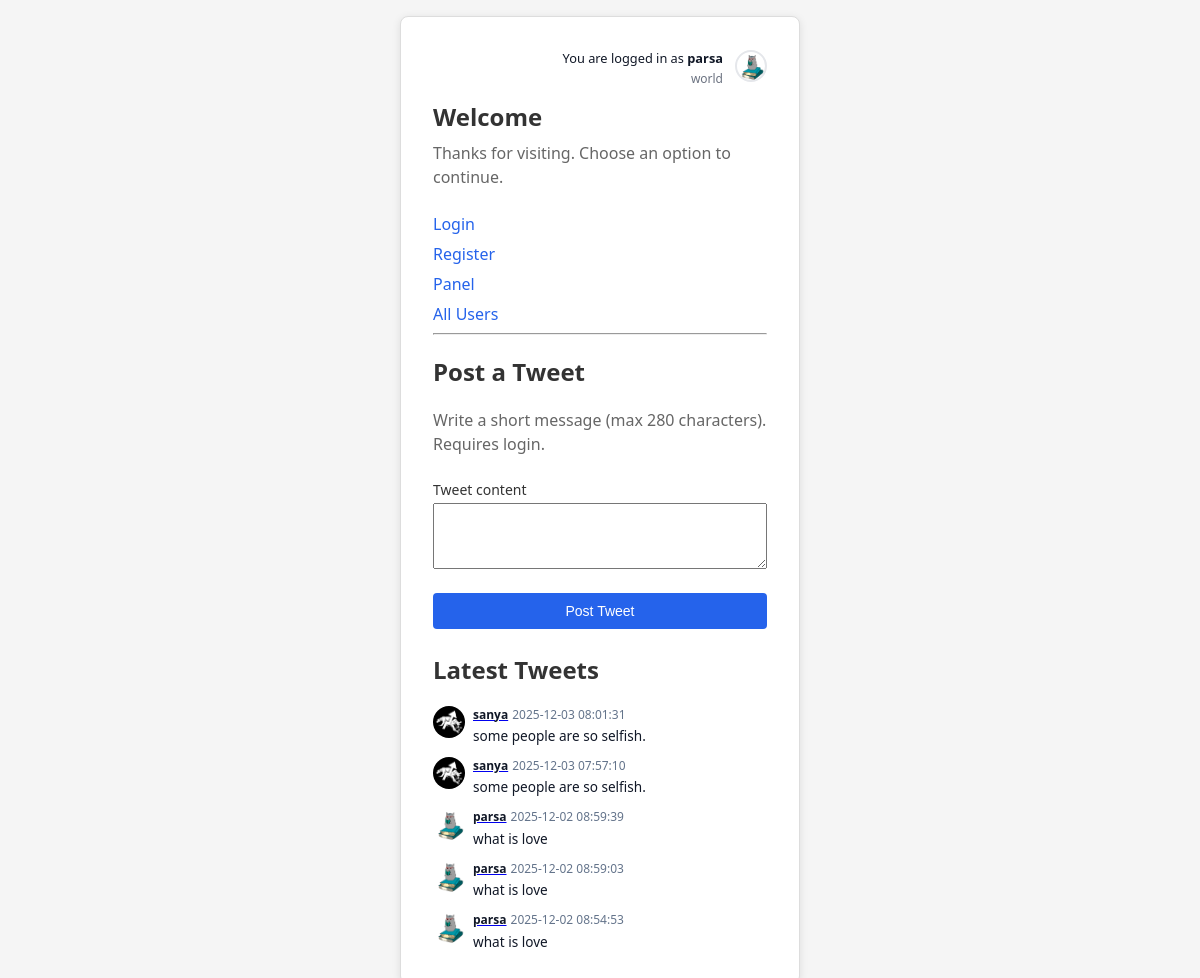
/ (signed in), run on the app's committed database.
### tables this page shows
CREATE TABLE `users` (
  `id` int unsigned NOT NULL AUTO_INCREMENT,
  `name` varchar(100) NOT NULL,
  `username` varchar(50) NOT NULL,
  `email` varchar(100) NOT NULL,
  `password` varchar(255) NOT NULL,
  `created_at` datetime DEFAULT CURRENT_TIMESTAMP,
  `updated_at` datetime DEFAULT CURRENT_TIMESTAMP ON UPDATE CURRENT_TIMESTAMP,
  `reset_token` varchar(32) DEFAULT NULL,
  `profile_picture` varchar(255) NOT NULL DEFAULT 'default.png',
  `bio` text,
  PRIMARY KEY (`id`),
  UNIQUE KEY `username` (`username`),
  UNIQUE KEY `email` (`email`),
  UNIQUE KEY `reset_token` (`reset_token`)
);

CREATE TABLE `tweets` (
  `id` bigint unsigned NOT NULL AUTO_INCREMENT,
  `user_id` bigint unsigned NOT NULL,
  `content` varchar(280) NOT NULL,
  `created_at` datetime DEFAULT CURRENT_TIMESTAMP,
  PRIMARY KEY (`id`)
);

### index.php (the view, shortened to what this page needs)
<?php
require_once 'mysql.php';
$tweetFetchError = '';
$allTweets = [];
$loggedInUser = null;
$loggedInAvatarPath = 'statics/default-avatar.svg';
if (!empty($_SESSION['userid'])) {
    $indexUserId = (int) $_SESSION['userid'];
    $userStmt = $conn->prepare("SELECT name, username, profile_picture FROM users WHERE id = ?");
    if ($userStmt) {
        $userStmt->bind_param("i", $indexUserId);
        if ($userStmt->execute()) {
            $userResult = $userStmt->get_result();
            $loggedInUser = $userResult ? $userResult->fetch_assoc() : null;
        }
    }
    if (!empty($loggedInUser['profile_picture'])) {
        $sanitizedProfile = basename($loggedInUser['profile_picture']);
        $candidateRelativePath = 'uploads/' . $sanitizedProfile;
        $candidateAbsolutePath = __DIR__ . '/' . $candidateRelativePath;
        if (is_file($candidateAbsolutePath)) {
            $loggedInAvatarPath = $candidateRelativePath;
        }
    }
}
$tweetsSql = "SELECT t.user_id, t.content, t.created_at, u.username, u.profile_picture FROM tweets t LEFT JOIN users u ON t.user_id = u.id ORDER BY t.created_at DESC";
$tweetsResult = $conn->query($tweetsSql);
if ($tweetsResult) {
    while ($tweetRow = $tweetsResult->fetch_assoc()) {
        $allTweets[] = $tweetRow;
    }
} else {
    $tweetFetchError = 'Unable to load tweets right now.';
}
?>
<!DOCTYPE html>
<html lang="en">
<head>
    <link rel="stylesheet" href="statics/style.css" />
</head>
<body>
    <main class="card">
        <?php if (!empty($loggedInUser)): ?>
        <div class="index-user-bar">
            <div class="index-user-text">
                <p class="index-user-line">You are logged in as <strong><?php echo htmlspecialchars($loggedInUser['username']); ?></strong></p>
                <p class="index-user-name"><?php echo htmlspecialchars($loggedInUser['name']); ?></p>
            </div>
            <div class="index-user-avatar">
                <img src="<?php echo htmlspecialchars($loggedInAvatarPath); ?>" alt="Your profile picture">
            </div>
        </div>
        <?php endif; ?>
        <h1>Welcome</h1>
        <p>Thanks for visiting. Choose an option to continue.</p>
        <nav class="links">
            <a href="login.php">Login</a>
            <a href="register.php">Register</a>
            <a href="panel.php">Panel</a>
            <a href="all_users.php">All Users</a>
        </nav>
        <hr class="divider" />
        <section>
            <h2>Post a Tweet</h2>
            <p class="muted">Write a short message (max 280 characters). Requires login.</p>
            <form method="post" action="index.php" accept-charset="utf-8">
                <div class="field">
                    <label for="tweet_content">Tweet content</label>
                    <textarea id="tweet_content" name="tweet_content" rows="4" maxlength="280" required></textarea>
                </div>
                <div class="actions">
                    <button type="submit">Post Tweet</button>
                </div>
            </form>
        </section>
        <section class="tweet-feed">
            <h2>Latest Tweets</h2>
            <?php if (!empty($tweetFetchError)): ?>
                <p class="message message-error"><?php echo htmlspecialchars($tweetFetchError); ?></p>
            <?php elseif (empty($allTweets)): ?>
                <p class="muted">No tweets have been posted yet.</p>
            <?php else: ?>
                <ul class="tweet-list">
                    <?php foreach ($allTweets as $tweet): ?>
                        <li class="tweet-item">
                            <div class="tweet-avatar">
                                <?php
                                    $tweetProfile = $tweet['profile_picture'] ?? 'statics/default-avatar.svg';
                                    $sanitizedTweetProfile = basename($tweetProfile);
                                    $tweetRelativePath = 'uploads/' . $sanitizedTweetProfile;
                                ?>
                                <img src="<?php echo htmlspecialchars($tweetRelativePath); ?>" alt="Profile Picture">
                            </div>
                            <div class="tweet-content-wrap">
                                <p class="tweet-meta">
                                    <a href="profile.php?user_id=<?php echo htmlspecialchars($tweet['user_id']); ?>">
                                        <strong><?php echo htmlspecialchars($tweet['username'] ?? 'Unknown'); ?></strong>
                                    </a>
                                    <span><?php echo htmlspecialchars($tweet['created_at'] ?? ''); ?></span>
                                </p>
                                <p class="tweet-content">
                                    <?php echo nl2br(htmlspecialchars(urldecode($tweet['content']))); ?>
                                </p>
                            </div>
                        </li>
                    <?php endforeach; ?>
                </ul>
            <?php endif; ?>
        </section>
    </main>
</body>
</html>

### statics/style.css (style rules this page uses)
* { box-sizing: border-box; }
body { margin: 0; min-height: 100vh; font-family: system-ui, -apple-system, sans-serif; background: #f5f5f5; color: #333; display: flex; align-items: center; justify-content: center; padding: 1rem; }
.card { width: 100%; max-width: 400px; background: #fff; border: 1px solid #ddd; border-radius: 8px; padding: 2rem; box-shadow: 0 2px 8px rgba(0, 0, 0, 0.1); }
h1 { margin: 0 0 0.5rem; font-size: 1.5rem; font-weight: 600; }
p { margin: 0 0 1.5rem; color: #666; line-height: 1.5; }
.muted { color: #666; }
form { display: flex; flex-direction: column; gap: 1rem; }
.field { display: flex; flex-direction: column; gap: 0.25rem; }
label { font-size: 0.875rem; font-weight: 500; }
.actions { margin-top: 0.5rem; display: flex; flex-direction: column; gap: 0.75rem; }
button { width: 100%; padding: 0.625rem; background: #2563eb; color: #fff; border: none; border-radius: 4px; font-size: 0.875rem; font-weight: 500; cursor: pointer; }
.links { display: flex; flex-direction: column; gap: 0.5rem; }
.links a { color: #2563eb; text-decoration: none; font-weight: 500; }
:root { --panel-bg: linear-gradient(135deg, #eef2ff, #fef3c7); --panel-card-bg: #fff; --panel-border: rgba(15, 23, 42, 0.08); --panel-shadow: 0 25px 60px rgba(15, 23, 42, 0.12); --panel-radius: 18px; --panel-text: #0f172a; --panel-muted: #64748b; --panel-accent: #2563eb; --panel-accent-soft: rgba(37, 99, 235, 0.12); --panel-success: #0f9d58; }
.tweet-feed { margin-top: 1.5rem; }
.tweet-list { list-style: none; padding: 0; margin: 0.75rem 0 0; display: flex; flex-direction: column; gap: 0.75rem; }
.tweet-item { display: flex; align-items: flex-start; gap: 0.5rem; }
.tweet-avatar img { width: 32px; height: 32px; border-radius: 50%; object-fit: cover; flex-shrink: 0; }
.tweet-content-wrap { flex: 1; }
.tweet-meta { margin: 0; font-size: 0.75rem; color: #64748b; display: flex; gap: 0.25rem; align-items: baseline; }
.tweet-meta strong { color: #111827; }
.tweet-content { margin: 0.15rem 0 0; font-size: 0.85rem; color: #111827; line-height: 1.4; }
.index-user-bar { display: flex; justify-content: flex-end; align-items: center; gap: 0.75rem; margin-bottom: 0.75rem; }
.index-user-text { text-align: right; }
.index-user-line { margin: 0; font-size: 0.8rem; color: #111827; }
.index-user-name { margin: 0.1rem 0 0; font-size: 0.75rem; color: #6b7280; }
.index-user-avatar img { width: 32px; height: 32px; border-radius: 50%; object-fit: cover; border: 2px solid #e5e7eb; }

### data on the page
users: username "parsa", name "world", profile_picture (picture)
tweets: user.profile_picture (picture), user.username "sanya", created_at "2025-12-03 08:01:31", content "some people are so selfish."
tweets: user.profile_picture (picture), user.username "sanya", created_at "2025-12-03 07:57:10", content "some people are so selfish."
tweets: user.profile_picture (picture), user.username "parsa", created_at "2025-12-02 08:59:39", content "what is love"
tweets: user.profile_picture (picture), user.username "parsa", created_at "2025-12-02 08:59:03", content "what is love"
tweets: user.profile_picture (picture), user.username "parsa", created_at "2025-12-02 08:54:53", content "what is love"
